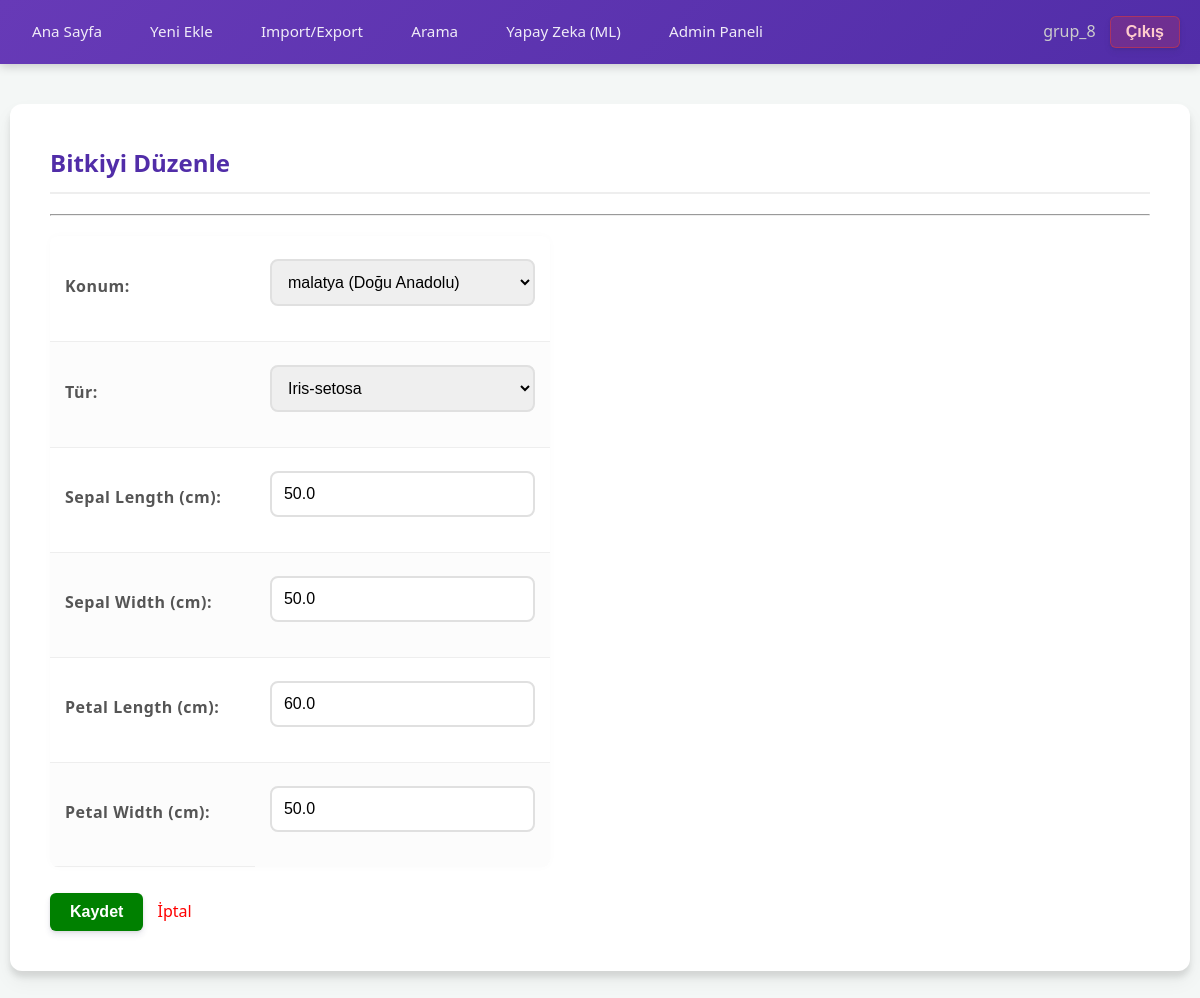
Screenshot of /update/14/ (signed in) with the database file from the repository.
### iris_app/models.py (models this page shows, shortened)
class IrisPlant(models.Model):
    location = models.ForeignKey(Location, on_delete=models.SET_NULL, related_name='plants', verbose_name="Konum",
                                 null=True, blank=True)
    sepal_length = models.FloatField(verbose_name="Sepal Length (cm)")
    sepal_width = models.FloatField(verbose_name="Sepal Width (cm)")
    petal_length = models.FloatField(verbose_name="Petal Length (cm)")
    petal_width = models.FloatField(verbose_name="Petal Width (cm)")
    species = models.CharField(max_length=50, verbose_name="Tür")
    created_at = models.DateTimeField(auto_now_add=True)

### iris_app/decorators.py (the view)
    def _wrapped_view(request, *args, **kwargs):
        if not request.user.is_authenticated:
            return redirect('login')
        is_writer = request.user.groups.filter(name='Writer').exists()
        if is_writer or request.user.is_superuser:
            return view_func(request, *args, **kwargs)
        else:
            return HttpResponseForbidden("Bu işlem için yetkiniz yok (Sadece Yazarlar).")

### iris_app/forms.py
class IrisPlantForm(forms.ModelForm):
    SPECIES_CHOICES = [
        ('Iris-setosa', 'Iris-setosa'),
        ('Iris-versicolor', 'Iris-versicolor'),
        ('Iris-virginica', 'Iris-virginica'),
    ]
    species = forms.ChoiceField(
        choices=SPECIES_CHOICES,
        widget=forms.Select(attrs={'class': 'form-control'}),
        label="Tür"
    )
    class Meta:
        model = IrisPlant
        fields = ['location', 'species', 'sepal_length', 'sepal_width', 'petal_length', 'petal_width']
        widgets = {
            'location': forms.Select(attrs={'class': 'form-control'}),
            'sepal_length': forms.NumberInput(attrs={'class': 'form-control', 'step': '0.1'}),
            'sepal_width': forms.NumberInput(attrs={'class': 'form-control', 'step': '0.1'}),
            'petal_length': forms.NumberInput(attrs={'class': 'form-control', 'step': '0.1'}),
            'petal_width': forms.NumberInput(attrs={'class': 'form-control', 'step': '0.1'}),
        }
    def __init__(self, *args, **kwargs):
        super().__init__(*args, **kwargs)
        self.fields['location'].required = True
        self.fields['location'].empty_label = "-- Konum Seçin --"

### iris_app/context_processors.py (called while the page is built)
def global_access_control(request):
    is_writer = False
    if request.user.is_authenticated:
        is_writer = request.user.groups.filter(name='Writer').exists()
    return {'is_writer': is_writer}

### iris_app/models.py (called while the page is built)
    def __str__(self):
        if self.region:
            return f"{self.city} ({self.region})"
        return self.city

### iris_app/views.py (called while the page is built)
@writer_required
def plant_update(request, pk):
    plant = get_object_or_404(IrisPlant, pk=pk)
    if request.method == "POST":
        form = IrisPlantForm(request.POST, instance=plant)
        if form.is_valid():
            form.save()
            return redirect('plant_list')
    else:
        form = IrisPlantForm(instance=plant)
    return render(request, 'plant_form.html', {'form': form, 'title': 'Bitkiyi Düzenle'})

### templates/plant_form.html
{% extends 'base.html' %}
{% block content %}
    <h2>{{ title }}</h2>
    <hr>
    <div style="max-width: 500px;">
        <form method="post">
            {% csrf_token %} <table style="width: 100%;">
                {{ form.as_table }}
            </table>
            <br>
            <button type="submit" style="background: green; color: white; padding: 10px 20px; border: none; cursor: pointer;">
                Kaydet
            </button>
            <a href="{% url 'plant_list' %}" style="margin-left: 10px; text-decoration: none; color: red;">İptal</a>
        </form>
    </div>
{% endblock %}

### templates/base.html (shortened to what this page needs)
<!DOCTYPE html>
<html lang="tr">
<head>
    {% load static %}
    <link rel="stylesheet" href="{% static 'style.css' %}">
</head>
<body>
    <header>
        <nav>
            <div>
                <a href="{% url 'plant_list' %}">Ana Sayfa</a>
                {% if is_writer or user.is_superuser %}
                    <a href="{% url 'plant_create' %}">Yeni Ekle</a>
                    <a href="{% url 'data_import_export' %}">Import/Export</a>
                {% endif %}
                <a href="{% url 'plant_search' %}">Arama</a>
                <a href="{% url 'predict_species' %}">Yapay Zeka (ML)</a>
                {% if user.is_superuser %}
                    <a href="/admin">Admin Paneli</a>
                {% endif %}
            </div>
            <div>
                {% if user.is_authenticated %}
                    <span style="color: #ccc; margin-right: 10px;">{{ user.username }}</span>
                    <form action="{% url 'logout' %}" method="post" style="display: inline;">
                        <button type="submit" class="btn" style="background:none; border:none; color:red; cursor:pointer; font-weight:bold; font-size:16px;">Çıkış</button>
                    </form>
                {% else %}
                    <a href="{% url 'login' %}">Giriş</a>
                    <a href="{% url 'register' %}">Kayıt</a>
                {% endif %}
            </div>
        </nav>
    </header>
    <div class="container">
        {% block content %}
        {% endblock %}
    </div>
</body>
</html>

### static/style.css (style rules this page uses)
:root { --primary-color: #673AB7; --primary-dark: #512DA8; --accent-color: #009688; --bg-color: #f4f7f6; --text-dark: #333333; --text-light: #ffffff; --danger: #e53935; --success: #43A047; --card-shadow: 0 10px 20px rgba(0,0,0,0.05), 0 6px 6px rgba(0,0,0,0.1); }
body { font-family: 'Segoe UI', 'Roboto', 'Helvetica Neue', sans-serif; background-color: var(--bg-color); margin: 0; padding: 0; color: var(--text-dark); line-height: 1.6; }
a { text-decoration: none; transition: all 0.3s ease; }
header { background: linear-gradient(135deg, var(--primary-color), var(--primary-dark)); padding: 0; box-shadow: 0 2px 10px rgba(0,0,0,0.2); position: sticky; top: 0; z-index: 1000; }
nav { display: flex; justify-content: space-between; align-items: center; max-width: 1200px; margin: 0 auto; padding: 1rem 20px; }
nav a { color: rgba(255,255,255,0.9); margin-right: 20px; font-weight: 500; font-size: 0.95rem; padding: 8px 12px; border-radius: 4px; }
nav button { background: rgba(229, 57, 53, 0.2) !important; color: #ffcccc !important; padding: 6px 15px !important; border: 1px solid rgba(229, 57, 53, 0.5) !important; }
.container { max-width: 1100px; margin: 40px auto; background: white; padding: 40px; border-radius: 12px; box-shadow: var(--card-shadow); min-height: 60vh; }
h2 { color: var(--primary-dark); border-bottom: 2px solid #eee; padding-bottom: 10px; margin-top: 0; }
table { width: 100%; border-collapse: separate; border-spacing: 0; margin-top: 20px; background: white; border-radius: 8px; overflow: hidden; box-shadow: 0 0 10px rgba(0,0,0,0.02); }
th, td { padding: 15px; text-align: left; border-bottom: 1px solid #eee; }
th { font-weight: 600; letter-spacing: 0.5px; }
tr:last-child td { border-bottom: none; }
tr:nth-child(even) { background-color: #fcfcfc; }
button, .btn { display: inline-block; background-color: var(--primary-color); color: white; padding: 10px 20px; border: none; border-radius: 6px; cursor: pointer; font-size: 1rem; font-weight: 600; box-shadow: 0 4px 6px rgba(50, 50, 93, 0.11), 0 1px 3px rgba(0, 0, 0, 0.08); transition: all 0.3s; }
input[type="text"], input[type="number"], input[type="password"], input[type="email"], select, textarea { width: 100%; padding: 12px; margin: 8px 0 20px 0; display: inline-block; border: 2px solid #e0e0e0; border-radius: 8px; box-sizing: border-box; font-size: 1rem; transition: border-color 0.3s; }
label { font-weight: 600; color: #555; margin-bottom: 5px; display: block; }

### rows the page displays
IrisPlant: location "malatya (Doğu Anadolu)", species "Iris-setosa", sepal_length "50.0", sepal_width "50.0", petal_length "60.0", petal_width "50.0"

### other values shown
{{ user.username }} "grup_8"
{{ title }} "Bitkiyi Düzenle"
